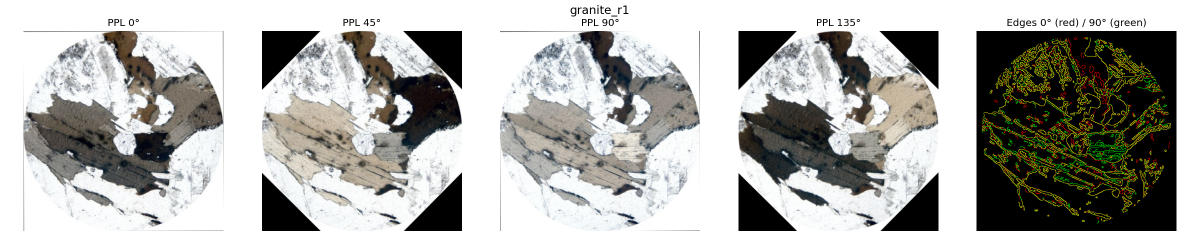
#> input picture report/images/align.png, 2400 x 480 px (shown at 1/2 size); its folder holds only this picture in this run
$ python -i align.py   (imports and definitions only)   (older library calls are emulated)
#> lines starting #> are read from the running program, lines starting #| are printed output that depends on the picture
"""Phase 1 — Align the rotation frames (§7).

Module: src/rotapetro/align.py
Inputs:  sites.csv (usable sites) + raw frames
Outputs: data/interim/aligned/<site_id>.npz
         data/interim/qc/align/<site_id>.png
"""
from __future__ import annotations

import logging
from pathlib import Path

import cv2
import numpy as np

from src.rotapetro.io import resolve_pol_dir, resolve_frame_path

logger = logging.getLogger(__name__)


class FrameAligner:
    """Phase 1 (§7): align rotation frames to the reference (frame 000).

    Parameters
    ----------
    cfg : dict
        Loaded from ``configs/default.yaml``.
    """

    # [481 lines left out: functions __init__, align_site, compute_qc, _detect_orb, _match_features, _determine_sign and 5 more, not called in this run]


# ──────────────────────────────────────────────────────────────────────────
#  Module-level helpers
# ──────────────────────────────────────────────────────────────────────────

def _grad_mag(gray: np.ndarray) -> np.ndarray:
    """Normalised gradient magnitude (float32, max 1) for ECC."""
    g = cv2.GaussianBlur(gray.astype(np.float32), (0, 0), 1.0)
    m = cv2.magnitude(cv2.Sobel(g, cv2.CV_32F, 1, 0),
                      cv2.Sobel(g, cv2.CV_32F, 0, 1))
    return m / max(float(m.max()), 1e-6)


# [59 lines left out: functions _circle_mask_uint8, _circle_mask_bool, save_qc_png, not called in this run]

>>> import cv2
>>> picture = cv2.imread('../../report/images/align.png', cv2.IMREAD_GRAYSCALE)
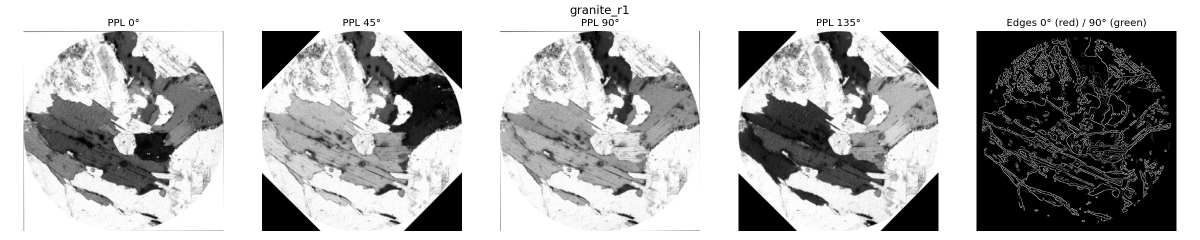
#> picture: shape (480, 2400) (shown at 1/2 size); min 0, max 255, mean 173.9
>>> result = _grad_mag(picture)
#> in _grad_mag, `m = cv2.magnitude(cv2.Sobel(g, cv2.CV_32F, 1, 0), cv2.Sobel(g, cv2.CV_..`:
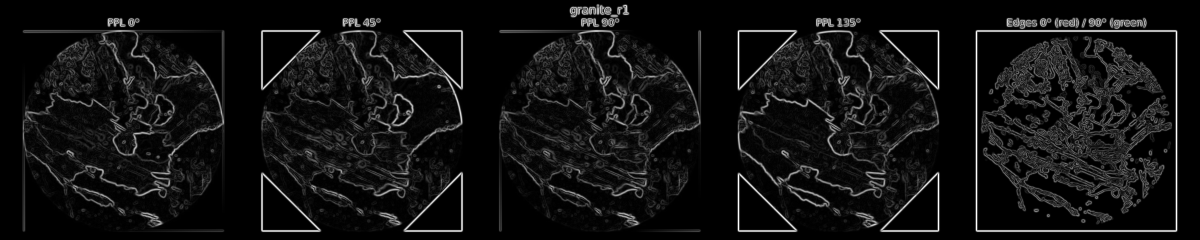
#> m: shape (480, 2400) float32 (shown at 1/2 size); min 0, max 653.7, mean 46.5; drawn with min black and max white

$ run again, on report/images/crops1.png
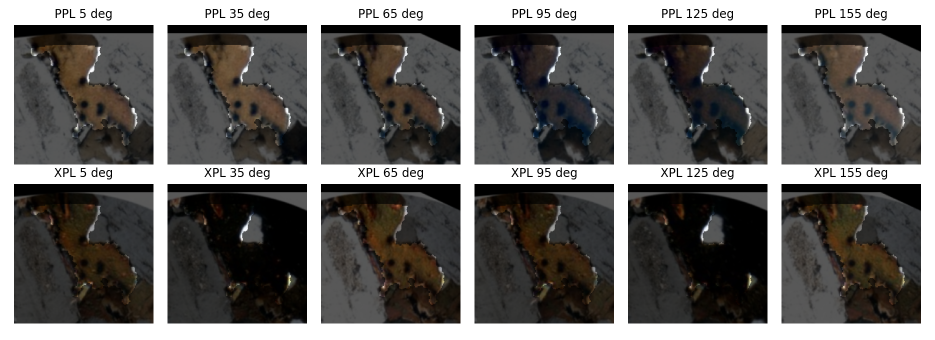
#> input picture report/images/crops1.png, 1870 x 680 px (shown at 1/2 size)
#> `picture = cv2.imread('../../report/images/align.png', cv2.IMREAD_GRAYS..`:
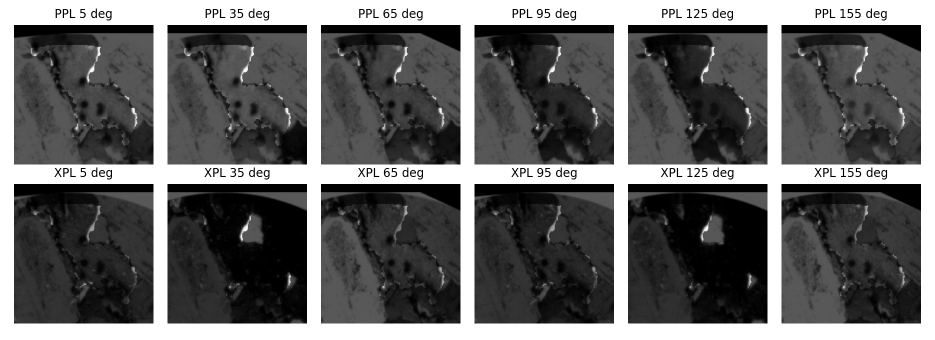
#> picture: shape (680, 1870) (shown at 1/2 size); min 0, max 255, mean 101.1
#> in _grad_mag, `m = cv2.magnitude(cv2.Sobel(g, cv2.CV_32F, 1, 0), cv2.Sobel(g, cv2.CV_..`:
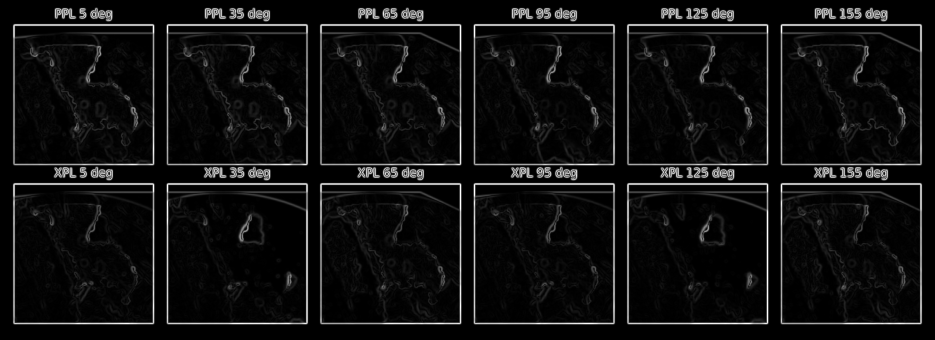
#> m: shape (680, 1870) float32 (shown at 1/2 size); min 0, max 653.7, mean 39.8; drawn with min black and max white

$ run again, on report/images/crops2.png
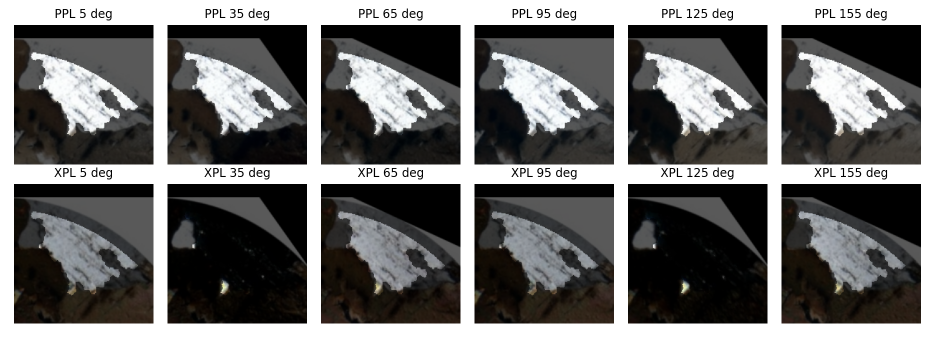
#> input picture report/images/crops2.png, 1870 x 680 px (shown at 1/2 size)
#> in _grad_mag, `m = cv2.magnitude(cv2.Sobel(g, cv2.CV_32F, 1, 0), cv2.Sobel(g, cv2.CV_..`:
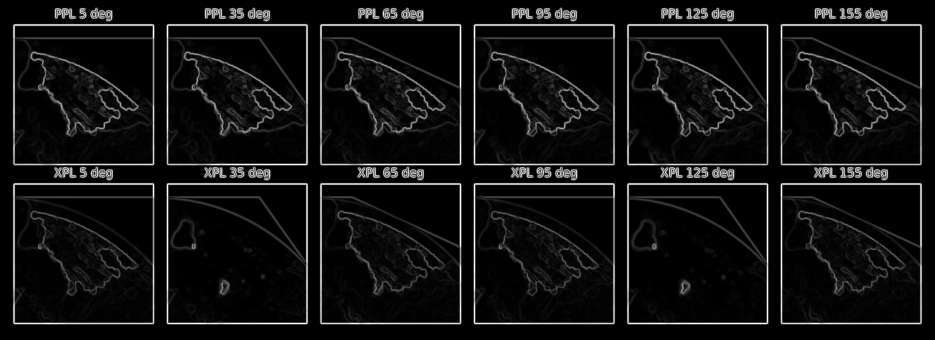
#> m: shape (680, 1870) float32 (shown at 1/2 size); min 0, max 653.7, mean 44.5; drawn with min black and max white

$ run again, on report/images/learning_curves.png
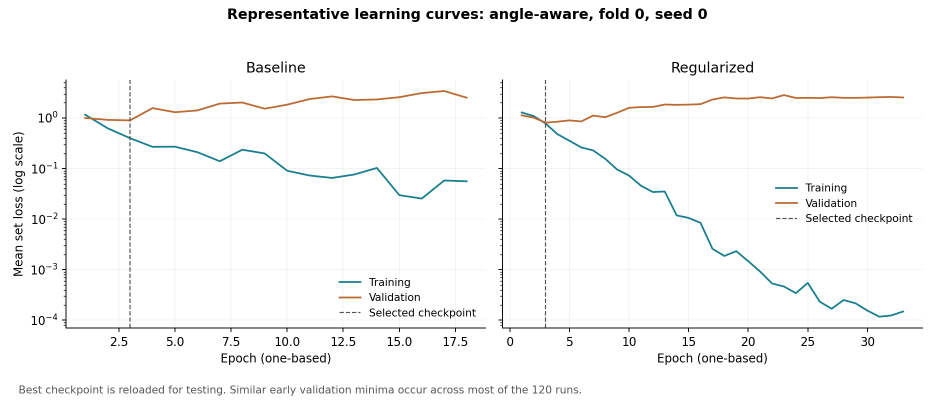
#> input picture report/images/learning_curves.png, 1870 x 799 px (shown at 1/2 size)
#> in _grad_mag, `m = cv2.magnitude(cv2.Sobel(g, cv2.CV_32F, 1, 0), cv2.Sobel(g, cv2.CV_..`:
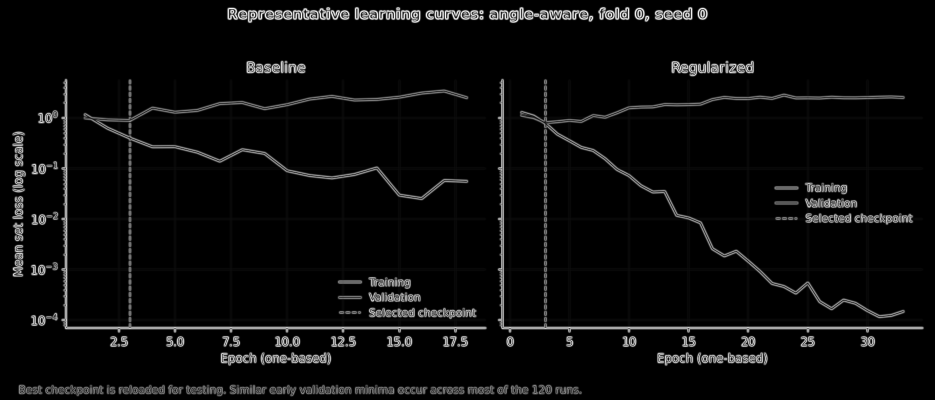
#> m: shape (799, 1870) float32 (shown at 1/2 size); min 0, max 670.8, mean 27.9; drawn with min black and max white
